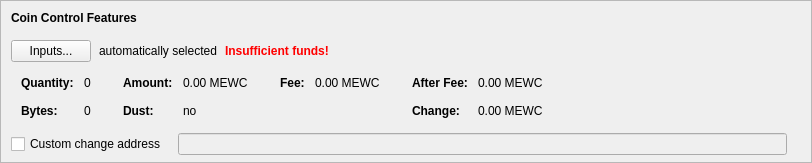
      <widget class="QFrame" name="frameCoinControl">
       <property name="sizePolicy">
        <sizepolicy hsizetype="Expanding" vsizetype="Fixed">
         <horstretch>0</horstretch>
         <verstretch>0</verstretch>
        </sizepolicy>
       </property>
       <property name="maximumSize">
        <size>
         <width>16777215</width>
         <height>16777215</height>
        </size>
       </property>
       <property name="frameShape">
        <enum>QFrame::StyledPanel</enum>
       </property>
       <property name="frameShadow">
        <enum>QFrame::Sunken</enum>
       </property>
       <layout class="QVBoxLayout" name="verticalLayoutCoinControl2">
        <property name="spacing">
         <number>0</number>
        </property>
        <property name="leftMargin">
         <number>0</number>
        </property>
        <property name="topMargin">
         <number>0</number>
        </property>
        <property name="rightMargin">
         <number>0</number>
        </property>
        <property name="bottomMargin">
         <number>6</number>
        </property>
        <item>
         <layout class="QVBoxLayout" name="verticalLayoutCoinControl" stretch="0,0,0,0,0">
          <property name="spacing">
           <number>0</number>
          </property>
          <property name="leftMargin">
           <number>10</number>
          </property>
          <property name="topMargin">
           <number>10</number>
          </property>
          <item>
           <layout class="QHBoxLayout" name="horizontalLayoutCoinControl1">
            <property name="bottomMargin">
             <number>15</number>
            </property>
            <item>
             <widget class="QLabel" name="labelCoinControlFeatures">
              <property name="sizePolicy">
               <sizepolicy hsizetype="Preferred" vsizetype="Maximum">
                <horstretch>0</horstretch>
                <verstretch>0</verstretch>
               </sizepolicy>
              </property>
              <property name="font">
               <font>
                <weight>75</weight>
                <bold>true</bold>
               </font>
              </property>
              <property name="styleSheet">
               <string notr="true">font-weight:bold;</string>
              </property>
              <property name="text">
               <string>Coin Control Features</string>
              </property>
             </widget>
            </item>
           </layout>
          </item>
          <item>
           <layout class="QHBoxLayout" name="horizontalLayoutCoinControl2" stretch="0,0,0,0">
            <property name="spacing">
             <number>8</number>
            </property>
            <property name="bottomMargin">
             <number>10</number>
            </property>
            <item>
             <widget class="QPushButton" name="pushButtonCoinControl">
              <property name="styleSheet">
               <string notr="true"/>
              </property>
              <property name="text">
               <string>Inputs...</string>
              </property>
              <property name="autoDefault">
               <bool>false</bool>
              </property>
             </widget>
            </item>
            <item>
             <widget class="QLabel" name="labelCoinControlAutomaticallySelected">
              <property name="text">
               <string>automatically selected</string>
              </property>
              <property name="margin">
               <number>5</number>
              </property>
             </widget>
            </item>
            <item>
             <widget class="QLabel" name="labelCoinControlInsuffFunds">
              <property name="font">
               <font>
                <weight>75</weight>
                <bold>true</bold>
               </font>
              </property>
              <property name="styleSheet">
               <string notr="true">color:red;font-weight:bold;</string>
              </property>
              <property name="text">
               <string>Insufficient funds!</string>
              </property>
              <property name="margin">
               <number>5</number>
              </property>
             </widget>
            </item>
            <item>
             <spacer name="horizontalSpacerCoinControl">
              <property name="orientation">
               <enum>Qt::Horizontal</enum>
              </property>
              <property name="sizeHint" stdset="0">
               <size>
                <width>40</width>
                <height>1</height>
               </size>
              </property>
             </spacer>
            </item>
           </layout>
          </item>
          <item>
           <widget class="QWidget" name="widgetCoinControl" native="true">
            <property name="sizePolicy">
             <sizepolicy hsizetype="Preferred" vsizetype="Preferred">
              <horstretch>0</horstretch>
              <verstretch>0</verstretch>
             </sizepolicy>
            </property>
            <property name="minimumSize">
             <size>
              <width>0</width>
              <height>0</height>
             </size>
            </property>
            <property name="styleSheet">
             <string notr="true"/>
            </property>
            <layout class="QHBoxLayout" name="horizontalLayoutCoinControl5">
             <property name="leftMargin">
              <number>0</number>
             </property>
             <property name="topMargin">
              <number>0</number>
             </property>
             <property name="rightMargin">
              <number>0</number>
             </property>
             <property name="bottomMargin">
              <number>0</number>
             </property>
             <item>
              <layout class="QHBoxLayout" name="horizontalLayoutCoinControl3" stretch="0,0,0,1">
               <property name="spacing">
                <number>20</number>
               </property>
               <property name="topMargin">
                <number>0</number>
               </property>
               <property name="bottomMargin">
                <number>10</number>
               </property>
               <item>
                <layout class="QFormLayout" name="formLayoutCoinControl1">
                 <property name="horizontalSpacing">
                  <number>10</number>
                 </property>
                 <property name="verticalSpacing">
                  <number>14</number>
                 </property>
                 <property name="leftMargin">
                  <number>10</number>
                 </property>
                 <property name="topMargin">
                  <number>4</number>
                 </property>
                 <property name="rightMargin">
                  <number>6</number>
                 </property>
                 <item row="0" column="0">
                  <widget class="QLabel" name="labelCoinControlQuantityText">
                   <property name="font">
                    <font>
                     <weight>75</weight>
                     <bold>true</bold>
                    </font>
                   </property>
                   <property name="text">
                    <string>Quantity:</string>
                   </property>
                   <property name="margin">
                    <number>0</number>
                   </property>
                  </widget>
                 </item>
                 <item row="0" column="1">
                  <widget class="QLabel" name="labelCoinControlQuantity">
                   <property name="cursor">
                    <cursorShape>IBeamCursor</cursorShape>
                   </property>
                   <property name="contextMenuPolicy">
                    <enum>Qt::ActionsContextMenu</enum>
                   </property>
                   <property name="text">
                    <string notr="true">0</string>
                   </property>
                   <property name="margin">
                    <number>0</number>
                   </property>
                   <property name="textInteractionFlags">
                    <set>Qt::LinksAccessibleByMouse|Qt::TextSelectableByKeyboard|Qt::TextSelectableByMouse</set>
                   </property>
                  </widget>
                 </item>
                 <item row="1" column="0">
                  <widget class="QLabel" name="labelCoinControlBytesText">
                   <property name="font">
                    <font>
                     <weight>75</weight>
                     <bold>true</bold>
                    </font>
                   </property>
                   <property name="text">
                    <string>Bytes:</string>
                   </property>
                  </widget>
                 </item>
                 <item row="1" column="1">
                  <widget class="QLabel" name="labelCoinControlBytes">
                   <property name="cursor">
                    <cursorShape>IBeamCursor</cursorShape>
                   </property>
                   <property name="contextMenuPolicy">
                    <enum>Qt::ActionsContextMenu</enum>
                   </property>
                   <property name="text">
                    <string notr="true">0</string>
                   </property>
                   <property name="textInteractionFlags">
                    <set>Qt::LinksAccessibleByMouse|Qt::TextSelectableByKeyboard|Qt::TextSelectableByMouse</set>
                   </property>
                  </widget>
                 </item>
                </layout>
               </item>
               <item>
                <layout class="QFormLayout" name="formLayoutCoinControl2">
                 <property name="horizontalSpacing">
                  <number>10</number>
                 </property>
                 <property name="verticalSpacing">
                  <number>14</number>
                 </property>
                 <property name="leftMargin">
                  <number>6</number>
                 </property>
                 <property name="topMargin">
                  <number>4</number>
                 </property>
                 <property name="rightMargin">
                  <number>6</number>
                 </property>
                 <item row="0" column="0">
                  <widget class="QLabel" name="labelCoinControlAmountText">
                   <property name="font">
                    <font>
                     <weight>75</weight>
                     <bold>true</bold>
                    </font>
                   </property>
                   <property name="text">
                    <string>Amount:</string>
                   </property>
                   <property name="margin">
                    <number>0</number>
                   </property>
                  </widget>
                 </item>
                 <item row="0" column="1">
                  <widget class="QLabel" name="labelCoinControlAmount">
                   <property name="cursor">
                    <cursorShape>IBeamCursor</cursorShape>
                   </property>
                   <property name="contextMenuPolicy">
                    <enum>Qt::ActionsContextMenu</enum>
                   </property>
                   <property name="text">
                    <string notr="true">0.00 MEWC</string>
                   </property>
                   <property name="textInteractionFlags">
                    <set>Qt::LinksAccessibleByMouse|Qt::TextSelectableByKeyboard|Qt::TextSelectableByMouse</set>
                   </property>
                  </widget>
                 </item>
                 <item row="1" column="0">
                  <widget class="QLabel" name="labelCoinControlLowOutputText">
                   <property name="font">
                    <font>
                     <weight>75</weight>
                     <bold>true</bold>
                    </font>
                   </property>
                   <property name="text">
                    <string>Dust:</string>
                   </property>
                  </widget>
                 </item>
                 <item row="1" column="1">
                  <widget class="QLabel" name="labelCoinControlLowOutput">
                   <property name="cursor">
                    <cursorShape>IBeamCursor</cursorShape>
                   </property>
                   <property name="contextMenuPolicy">
                    <enum>Qt::ActionsContextMenu</enum>
                   </property>
                   <property name="text">
                    <string notr="true">no</string>
                   </property>
                   <property name="textInteractionFlags">
                    <set>Qt::LinksAccessibleByMouse|Qt::TextSelectableByKeyboard|Qt::TextSelectableByMouse</set>
                   </property>
                  </widget>
                 </item>
                </layout>
               </item>
               <item>
                <layout class="QFormLayout" name="formLayoutCoinControl3">
                 <property name="horizontalSpacing">
                  <number>10</number>
                 </property>
                 <property name="verticalSpacing">
                  <number>14</number>
                 </property>
                 <property name="leftMargin">
                  <number>6</number>
                 </property>
                 <property name="topMargin">
                  <number>4</number>
                 </property>
                 <property name="rightMargin">
                  <number>6</number>
                 </property>
                 <item row="0" column="0">
                  <widget class="QLabel" name="labelCoinControlFeeText">
                   <property name="font">
                    <font>
                     <weight>75</weight>
                     <bold>true</bold>
                    </font>
                   </property>
                   <property name="text">
                    <string>Fee:</string>
                   </property>
                   <property name="margin">
                    <number>0</number>
                   </property>
                  </widget>
                 </item>
                 <item row="0" column="1">
                  <widget class="QLabel" name="labelCoinControlFee">
                   <property name="cursor">
                    <cursorShape>IBeamCursor</cursorShape>
                   </property>
                   <property name="contextMenuPolicy">
                    <enum>Qt::ActionsContextMenu</enum>
                   </property>
                   <property name="text">
                    <string notr="true">0.00 MEWC</string>
                   </property>
                   <property name="textInteractionFlags">
                    <set>Qt::LinksAccessibleByMouse|Qt::TextSelectableByKeyboard|Qt::TextSelectableByMouse</set>
                   </property>
                  </widget>
                 </item>
                </layout>
               </item>
               <item>
                <layout class="QFormLayout" name="formLayoutCoinControl4">
                 <property name="horizontalSpacing">
                  <number>10</number>
                 </property>
                 <property name="verticalSpacing">
                  <number>14</number>
                 </property>
                 <property name="leftMargin">
                  <number>6</number>
                 </property>
                 <property name="topMargin">
                  <number>4</number>
                 </property>
                 <property name="rightMargin">
                  <number>6</number>
                 </property>
                 <item row="0" column="0">
                  <widget class="QLabel" name="labelCoinControlAfterFeeText">
                   <property name="font">
                    <font>
                     <weight>75</weight>
                     <bold>true</bold>
                    </font>
                   </property>
                   <property name="text">
                    <string>After Fee:</string>
                   </property>
                   <property name="margin">
                    <number>0</number>
                   </property>
                  </widget>
                 </item>
                 <item row="0" column="1">
                  <widget class="QLabel" name="labelCoinControlAfterFee">
                   <property name="cursor">
                    <cursorShape>IBeamCursor</cursorShape>
                   </property>
                   <property name="contextMenuPolicy">
                    <enum>Qt::ActionsContextMenu</enum>
                   </property>
                   <property name="text">
                    <string notr="true">0.00 MEWC</string>
                   </property>
                   <property name="textInteractionFlags">
                    <set>Qt::LinksAccessibleByMouse|Qt::TextSelectableByKeyboard|Qt::TextSelectableByMouse</set>
                   </property>
                  </widget>
                 </item>
                 <item row="1" column="0">
                  <widget class="QLabel" name="labelCoinControlChangeText">
                   <property name="font">
                    <font>
                     <weight>75</weight>
                     <bold>true</bold>
                    </font>
                   </property>
                   <property name="text">
                    <string>Change:</string>
                   </property>
                  </widget>
                 </item>
                 <item row="1" column="1">
                  <widget class="QLabel" name="labelCoinControlChange">
                   <property name="cursor">
                    <cursorShape>IBeamCursor</cursorShape>
                   </property>
                   <property name="contextMenuPolicy">
                    <enum>Qt::ActionsContextMenu</enum>
                   </property>
                   <property name="text">
                    <string notr="true">0.00 MEWC</string>
                   </property>
                   <property name="textInteractionFlags">
                    <set>Qt::LinksAccessibleByMouse|Qt::TextSelectableByKeyboard|Qt::TextSelectableByMouse</set>
                   </property>
                  </widget>
                 </item>
                </layout>
               </item>
              </layout>
             </item>
            </layout>
           </widget>
          </item>
          <item>
           <layout class="QHBoxLayout" name="horizontalLayoutCoinControl4" stretch="0,0,0">
            <property name="spacing">
             <number>12</number>
            </property>
            <property name="sizeConstraint">
             <enum>QLayout::SetDefaultConstraint</enum>
            </property>
            <property name="topMargin">
             <number>5</number>
            </property>
            <property name="rightMargin">
             <number>5</number>
            </property>
            <item>
             <widget class="QCheckBox" name="checkBoxCoinControlChange">
              <property name="toolTip">
               <string>If this is activated, but the change address is empty or invalid, change will be sent to a newly generated address.</string>
              </property>
              <property name="text">
               <string>Custom change address</string>
              </property>
             </widget>
            </item>
            <item>
             <widget class="QValidatedLineEdit" name="lineEditCoinControlChange">
              <property name="enabled">
               <bool>false</bool>
              </property>
              <property name="sizePolicy">
               <sizepolicy hsizetype="Expanding" vsizetype="Fixed">
                <horstretch>0</horstretch>
                <verstretch>0</verstretch>
               </sizepolicy>
              </property>
             </widget>
            </item>
            <item>
             <widget class="QLabel" name="labelCoinControlChangeLabel">
              <property name="sizePolicy">
               <sizepolicy hsizetype="Preferred" vsizetype="Expanding">
                <horstretch>0</horstretch>
                <verstretch>0</verstretch>
               </sizepolicy>
              </property>
              <property name="minimumSize">
               <size>
                <width>0</width>
                <height>0</height>
               </size>
              </property>
              <property name="text">
               <string/>
              </property>
              <property name="margin">
               <number>3</number>
              </property>
             </widget>
            </item>
           </layout>
          </item>
          <item>
           <spacer name="verticalSpacerCoinControl">
            <property name="orientation">
             <enum>Qt::Vertical</enum>
            </property>
            <property name="sizeHint" stdset="0">
             <size>
              <width>800</width>
              <height>1</height>
             </size>
            </property>
           </spacer>
          </item>
         </layout>
        </item>
       </layout>
      </widget>
